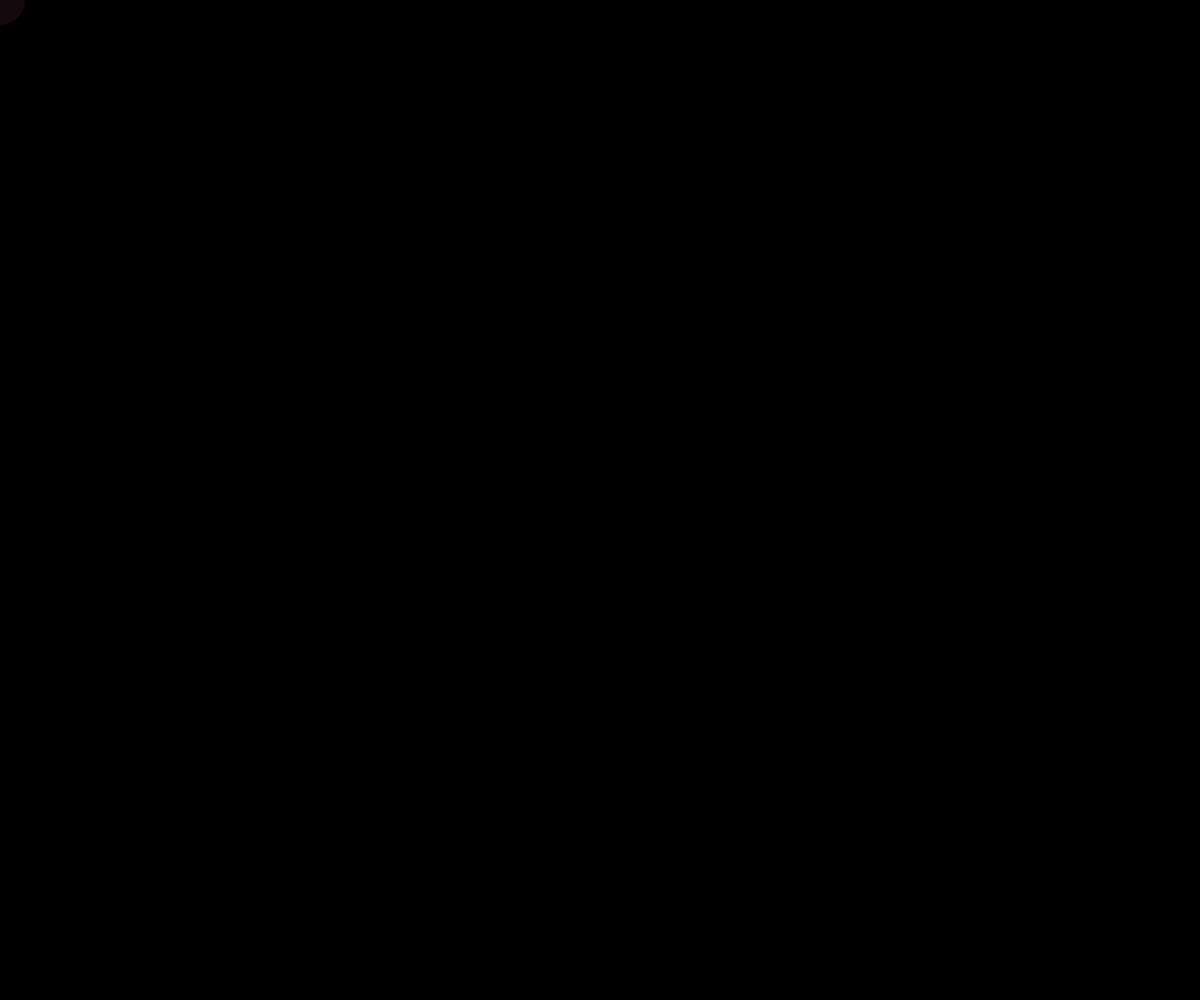
Frame 1 (no input)
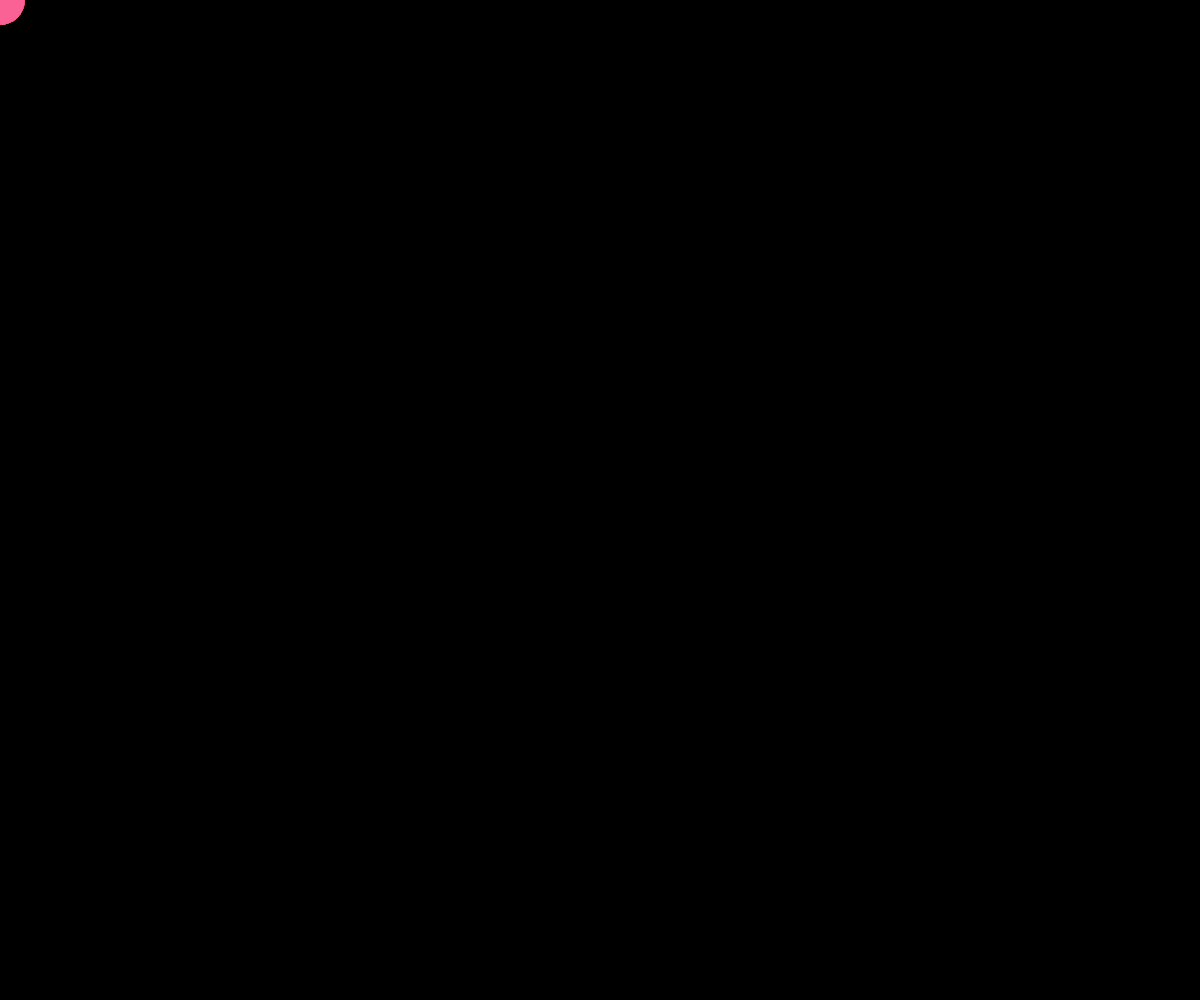
Frame 60 (no input)
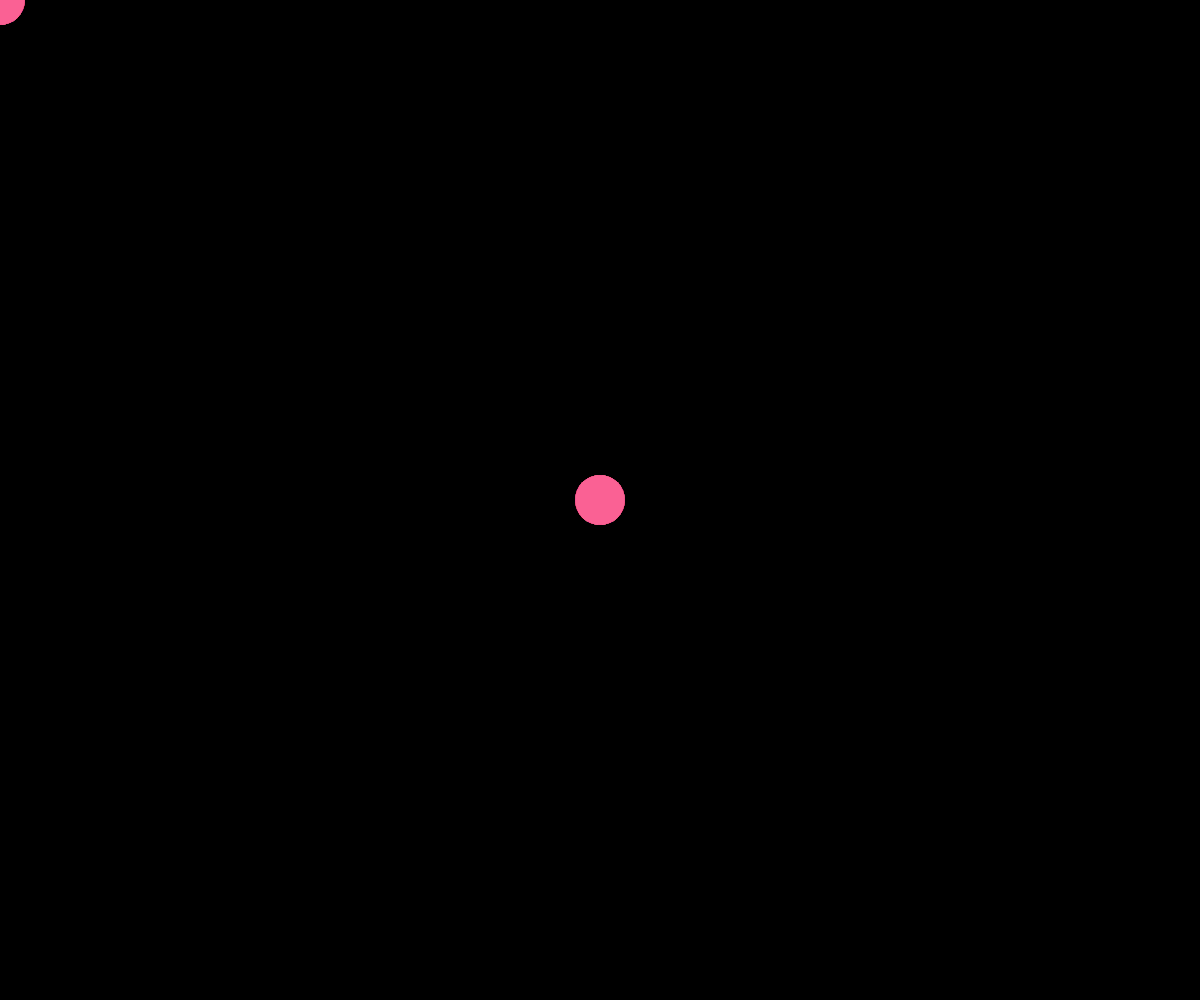
Frame 120 (the mouse pressed at the canvas centre since frame 60)

The p5.js sketch that drew these frames (run headless with seeded random() and noise() and a simulated clock; from frame 60 on, the mouse is pressed at the canvas centre):

// p5.js sketch
// ── sketch.js
function setup() {
  createCanvas(windowWidth, windowHeight);
  background(0);
}

function draw() {
  noStroke();
  fill(255, 100, 150, 20);
  ellipse(mouseX, mouseY, 50, 50);
}

function windowResized() {
  resizeCanvas(windowWidth, windowHeight);
}

// ── style.css
* {
  margin: 0;
  padding: 0;
  box-sizing: border-box;
}

html, body {
  height: 100%;
  font-family: 'Helvetica Neue', sans-serif;
  color: white;
  background: black;
  overflow: hidden;
}

.overlay {
  position: absolute;
  top: 20%;
  left: 10%;
  z-index: 2;
}

h1 {
  font-size: 3rem;
  margin-bottom: 1rem;
}

p {
  font-size: 1.25rem;
  margin-bottom: 2rem;
}

nav a {
  margin-right: 20px;
  color: white;
  text-decoration: none;
  font-weight: bold;
  transition: color 0.3s;
}

nav a:hover {
  color: #ff5f5f;
}
